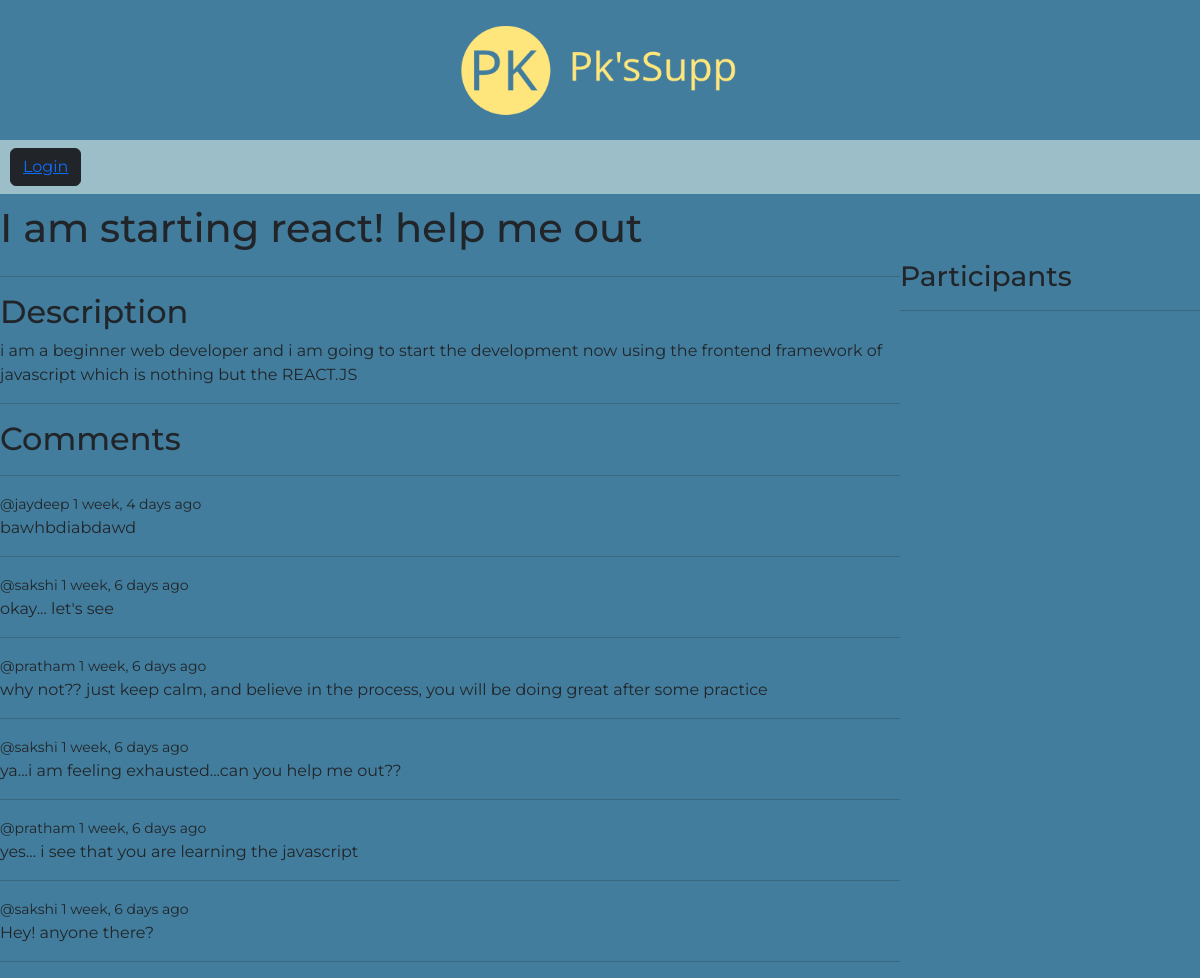
The app's page /room_page/4/ with its own data.
### base/models.py (models this page shows, shortened)
class Room(models.Model):
    host = models.ForeignKey(User, on_delete=models.SET_NULL, null=True)
    topic = models.ForeignKey(Topic, on_delete=models.SET_NULL, null=True)
    name = models.CharField(max_length=200)
    description = models.TextField(null=True, blank=True)
    participants = models.ManyToManyField(User, related_name="participants", blank=True)
    updated = models.DateTimeField(auto_now=True)
    created = models.DateTimeField(auto_now_add=True)
    class Meta:
        ordering = ["-updated", "-created"]

class Message(models.Model):
    user = models.ForeignKey(User, on_delete=models.CASCADE)
    room = models.ForeignKey(Room, on_delete=models.CASCADE)
    body = models.TextField()
    updated = models.DateTimeField(auto_now=True)
    created = models.DateTimeField(auto_now_add=True)
    class Meta:
        ordering = ["-updated", "-created"]

### base/views.py (the view)
# urls.py: path("room_page/<str:pk>/", views.room, name="room"),
def room(request, pk):
    room = Room.objects.get(id=pk)
    room_messages = room.message_set.all()
    participants = room.participants.all()
    if request.method == "POST":
        message = Message.objects.create(
            user=request.user, room=room, body=request.POST.get("body")
        )
        room.participants.add(request.user)
        return redirect("room", pk=room.id)
    context = {
        "room": room,
        "room_messages": room_messages,
        "participants": participants,
    }
    return render(request, "base/room.html", context)

### base/templates/base/room.html (shortened to what this page needs)
{% extends 'main.html' %} {% block content %}
<h1>{{room.name}}</h1>
<div class="room-container">
  <div>
    <hr />
    <h2>Description</h2>
    <p>{{room.description}}</p>
    <hr />
    <h2>Comments</h2>
    <hr />
    {% for message in room_messages %}
    <div>
      <small>@{{message.user}} {{message.created|timesince}} ago</small>
      <p>{{message.body}}</p>
      <hr />
    </div>
    {% endfor %}
  </div>
  <div>
    <h3>Participants</h3>
    <hr />
  </div>
</div>
 {% endblock content %}

### static/styles/main.css (style rules this page uses)
.body { font-family: "Montserrat"; background-color: #427d9d; margin: 0; }

### base/templates/base/room.html (style rules this page uses)
.room-container { display: grid; grid-template-columns: 3fr 1fr; }

### records on screen
Room: name "I am starting react! help me out", description "i am a beginner web developer and i am going to start the development now using the frontend framework of javascript which is nothing but the REACT.JS"
Message: user "jaydeep", created "1 week, 4 days", body "bawhbdiabdawd"
Message: user "sakshi", created "1 week, 6 days", body "okay... let's see"
Message: user "pratham", created "1 week, 6 days", body "why not?? just keep calm, and believe in the process, you will be doing great after some practice"
Message: user "sakshi", created "1 week, 6 days", body "ya...i am feeling exhausted...can you help me out??"
Message: user "pratham", created "1 week, 6 days", body "yes... i see that you are learning the javascript"
Message: user "sakshi", created "1 week, 6 days", body "Hey! anyone there?"
